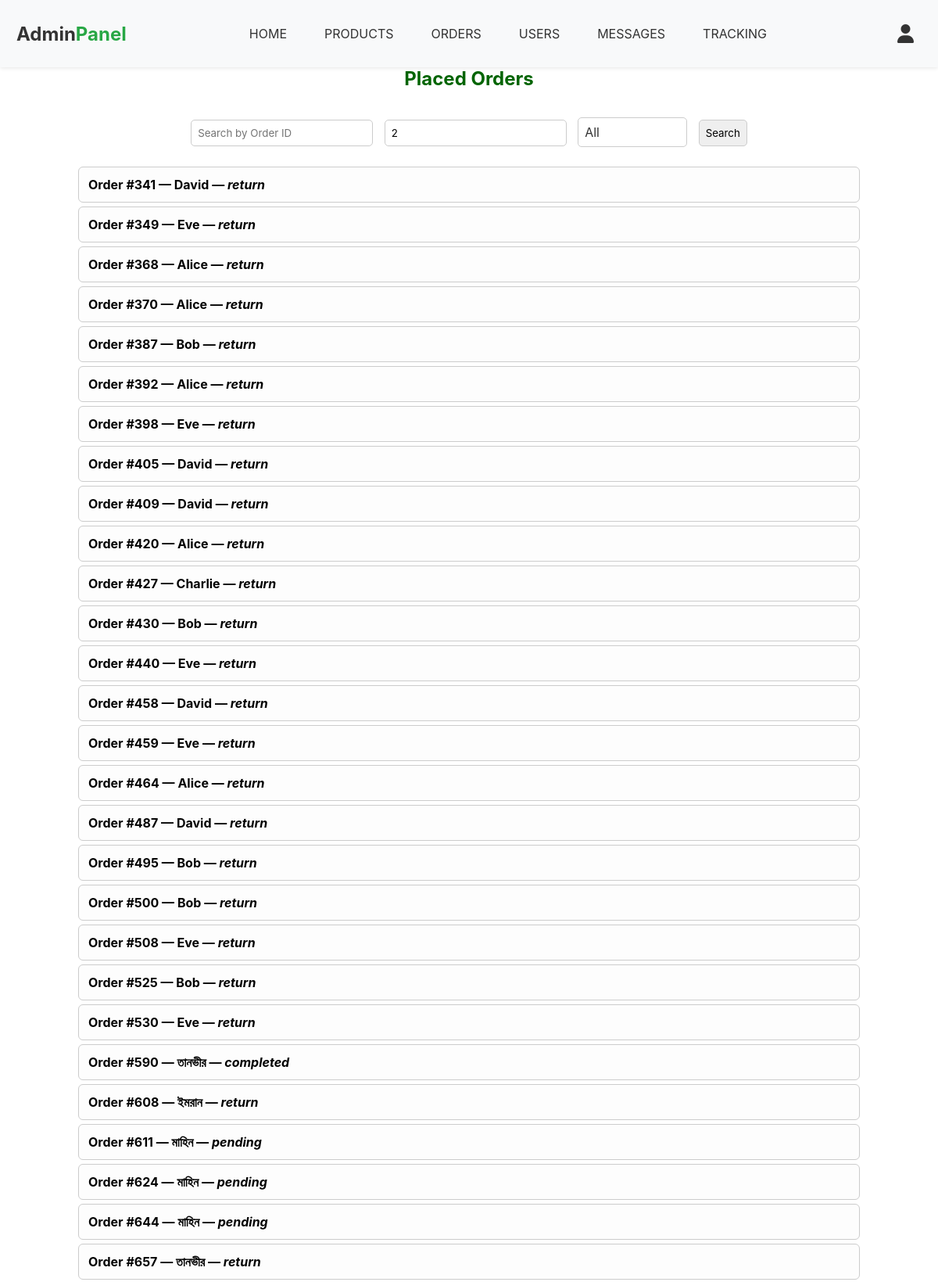
/admin_orders.php?user_id=2 (signed in, upper part), run on the app's committed database.
### tables this page shows
CREATE TABLE `orders` (
  `id` int(11) NOT NULL,
  `user_id` int(11) NOT NULL,
  `name` varchar(100) NOT NULL,
  `email` varchar(100) NOT NULL,
  `number` varchar(20) DEFAULT NULL,
  `address` text DEFAULT NULL,
  `total_products` text NOT NULL,
  `total_price` decimal(10,2) NOT NULL,
  `method` varchar(50) NOT NULL,
  `payment_status` enum('pending','completed','return') NOT NULL DEFAULT 'pending',
  `placed_on` datetime NOT NULL DEFAULT current_timestamp()
);

### admin_orders.php (the view, shortened to what this page needs)
<!DOCTYPE html>
<html lang="en">
<head>
   <link rel="stylesheet" href="css/admin_page.css">
   <link rel="stylesheet" href="https://cdn.jsdelivr.net/npm/@fortawesome/fontawesome-free@6.5.2/css/all.min.css">
</head>
<body>
<?php include 'admin_header.php'; ?>
<section class="placed-orders">
   <h1 class="title">Placed Orders</h1>
   <form method="GET" class="search-form" style="text-align:center;">
      <input type="text" name="search_id" placeholder="Search by Order ID" value="<?= isset($_GET['search_id']) ? htmlspecialchars($_GET['search_id']) : '' ?>">
      <input type="text" name="user_id" placeholder="Search by User ID" value="<?= isset($_GET['user_id']) ? htmlspecialchars($_GET['user_id']) : '' ?>">
      <select name="status_filter">
         <option value="">All</option>
      </select>
      <button type="submit">Search</button>
   </form>
   <div class="list-container">
      <?php
         $query = "SELECT * FROM `orders` WHERE 1";
         $params = [];
         if (!empty($_GET['user_id'])) {
            $query .= " AND user_id = ?";
            $params[] = $_GET['user_id'];
         }
         $select_orders = $conn->prepare($query);
         $select_orders->execute($params);
         if($select_orders->rowCount() > 0){
            while($order = $select_orders->fetch(PDO::FETCH_ASSOC)){
      ?>
      <div class="order-row" onclick="toggleDetails('details-<?= $order['id']; ?>')">
         <strong>Order #<?= $order['id']; ?></strong> — <?= htmlspecialchars($order['name']); ?> — <em><?= $order['payment_status']; ?></em>
      </div>
      <?php
            }
         } else {
            echo "<p class='empty'>No orders found!</p>";
         }
      ?>
   </div>
</section>
</body>
</html>

### css/admin_page.css (style rules this page uses)
* { margin: 0; padding: 0; font-family: 'Inter', sans-serif; box-sizing: border-box; }

### admin_orders.php (style rules this page uses)
select { padding: 8px 12px; border: 2px solid #2196f3; border-radius: 6px; font-size: 16px; background-color: #fff; color: #333; transition: border-color 0.3s ease, box-shadow 0.3s ease; outline: none; appearance: none; cursor: pointer; min-width: 140px; }
.placed-orders { max-width: 1000px; margin: auto; }
.title { text-align: center; margin-bottom: 30px; color: darkgreen; }
.search-form input, .search-form select, .search-form button { padding: 8px; margin: 5px; border-radius: 5px; border: 1px solid #ccc; }
.list-container { margin-top: 20px; }
.order-row { background-color: #fdfdfd; border: 1px solid #ccc; padding: 12px; cursor: pointer; font-weight: bold; margin-bottom: 5px; border-radius: 6px; transition: background-color 0.2s; }

### data on the page
orders: id "341", name "David", payment_status "return"
orders: id "349", name "Eve", payment_status "return"
orders: id "368", name "Alice", payment_status "return"
orders: id "370", name "Alice", payment_status "return"
orders: id "387", name "Bob", payment_status "return"
orders: id "392", name "Alice", payment_status "return"
orders: id "398", name "Eve", payment_status "return"
orders: id "405", name "David", payment_status "return"
orders: id "409", name "David", payment_status "return"
orders: id "420", name "Alice", payment_status "return"
orders: id "427", name "Charlie", payment_status "return"
orders: id "430", name "Bob", payment_status "return"
orders: id "440", name "Eve", payment_status "return"
orders: id "458", name "David", payment_status "return"
orders: id "459", name "Eve", payment_status "return"
orders: id "464", name "Alice", payment_status "return"
orders: id "487", name "David", payment_status "return"
orders: id "495", name "Bob", payment_status "return"
orders: id "500", name "Bob", payment_status "return"
orders: id "508", name "Eve", payment_status "return"
orders: id "525", name "Bob", payment_status "return"
orders: id "530", name "Eve", payment_status "return"
orders: id "590", name "তানভীর", payment_status "completed"
orders: id "608", name "ইমরান", payment_status "return"
orders: id "611", name "মাহিন", payment_status "pending"
orders: id "624", name "মাহিন", payment_status "pending"
orders: id "644", name "মাহিন", payment_status "pending"
orders: id "657", name "তানভীর", payment_status "return"
